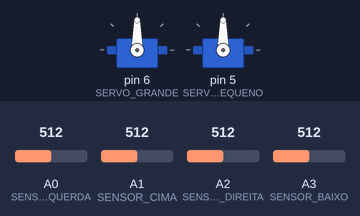
The sketch below on a simulated Arduino Uno, built with avr-gcc and run on an emulated ATmega328P. Shown: 2 × servo. The test bench sets the inputs (shaded band); at power-on: A0 (SENSOR_ESQUERDA) = 512, A1 (SENSOR_CIMA) = 512, A2 (SENSOR_DIREITA) = 512, A3 (SENSOR_BAIXO) = 512.

Above: at 1.2 s.
1.3 s: A0 (SENSOR_ESQUERDA) set to 545
2.8 s: A0 (SENSOR_ESQUERDA) set to 572
At 4.38 s:
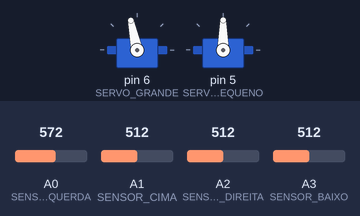
5.8 s: A1 (SENSOR_CIMA) set to 550
8.8 s: A1 (SENSOR_CIMA) set to 576
At 9.14 s:
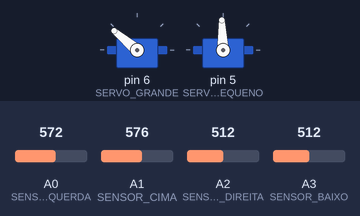
11.8 s: A2 (SENSOR_DIREITA) set to 607
At 11.9 s:
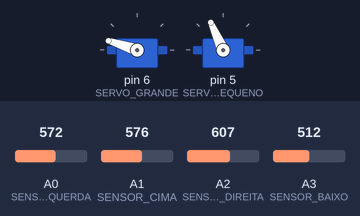
14.8 s: A2 (SENSOR_DIREITA) set to 632
At 15.15 s:
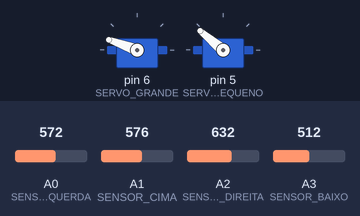
Timing chart, 0 to 22.0 s (numbered marks = the images above; inputs shaded):
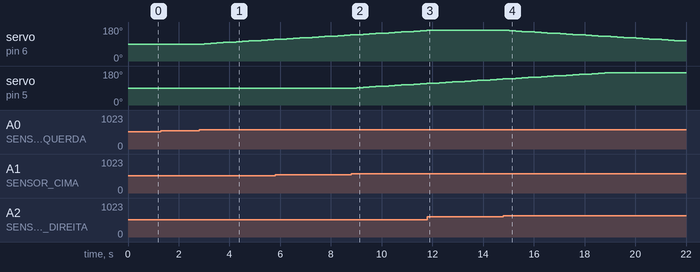

The sketch:

ProjetoGirassol.ino
```cpp
#include <Servo.h>

#define SERVO_GRANDE 6
#define SERVO_PEQUENO 5
#define SENSOR_ESQUERDA 0
#define SENSOR_CIMA 1
#define SENSOR_DIREITA 2
#define SENSOR_BAIXO 3

Servo sG;
Servo sP;

int esquerda;
int cima;
int direita;
int baixo;

int posicaoSG = 90;
int posicaoSP = 90;

int posicionar;

void setup ()
{
  Serial.begin(9600);
  sG.attach(SERVO_GRANDE);
  sP.attach(SERVO_PEQUENO);
  Serial.begin(9600);
  sG.write(posicaoSG);
  sP.write(posicaoSP);
}

void loop()
{
  direita = analogRead(SENSOR_DIREITA);
  baixo = analogRead(SENSOR_BAIXO);
  esquerda = analogRead(SENSOR_ESQUERDA);
  cima = analogRead(SENSOR_CIMA);

//  Serial.print("\ndireita: ");
//  Serial.println(direita);
//  Serial.print("baixo: ");
//  Serial.println(baixo);
//  Serial.print("esquerda: ");
//  Serial.println(esquerda);
//  Serial.print("cima: ");
//  Serial.println(cima);
//  delay(5000);

  if(esquerda > direita + 50){
    if(posicaoSG <= 170){
        posicaoSG = posicaoSG + 2;
        sG.write(posicaoSG);
    }
  }
  if(direita > esquerda + 50){
    if(posicaoSG >= 10){
        posicaoSG = posicaoSG - 2;
        sG.write(posicaoSG);
    }
  }
  if(cima > baixo + 50){
    if(posicaoSP <= 170){
        posicaoSP = posicaoSP + 2;
        sP.write(posicaoSP);
    }
  }
  if(baixo > cima + 50){
    if(posicaoSP >= 10){
        posicaoSP = posicaoSP - 2;
        sP.write(posicaoSP);
    }
  }
  delay(250);
}
```

Measured:
- the behaviour switches between 562 and 563 on A0 (SENSOR_ESQUERDA) (found by bisection; images 0 and 1)
- the behaviour switches between 562 and 563 on A1 (SENSOR_CIMA) (found by bisection; images 1 and 2)
- the behaviour switches between 622 and 623 on A2 (SENSOR_DIREITA) (found by bisection; images 3 and 4)
- after the input at 1.3 s, every drawn part: stays the same
- after the input at 2.8 s, servo on pin 6 (SERVO_GRANDE): moves from 90° to 114° over 2.8 s, starting after 0.21 s
- after the input at 8.8 s, servo on pin 5 (SERVO_PEQUENO): moves from 90° to 114° over 2.8 s, starting after 0.22 s
- after the input at 11.8 s, servo on pin 6 (SERVO_GRANDE): stays 162° (without the input it goes to 164° after 0.23 s)
- after the input at 14.8 s, servo on pin 6 (SERVO_GRANDE): moves from 162° to 106° over 6.8 s, starting after 0.23 s
